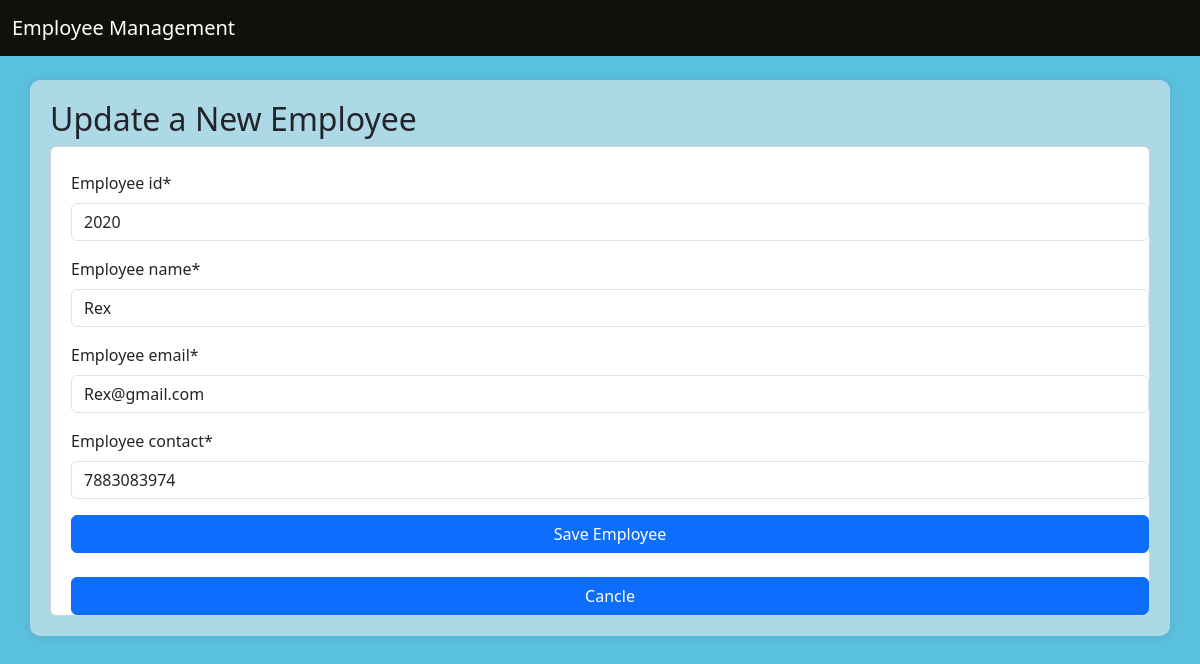
The page /update/15/ on the database its author committed.
### employee/models.py (models this page shows, shortened)
class Employee(models.Model):
    employee_id = models.CharField(max_length=20)
    employee_name = models.CharField(max_length=100)
    employee_email = models.CharField(max_length=80)
    employee_contact = models.CharField(max_length=20)

### employee/views.py (the view)
# urls.py: path('update/<int:pk>/',update_employee, name='update'),
def update_employee(request, pk):
    employee = Employee.objects.get(id=pk)
    if request.method == 'POST':
        form = EmployeeForm(request.POST, instance=employee)
        if form.is_valid():
            form.save()
            return redirect('list')
    else:
        form = EmployeeForm(instance=employee)
    return render(request, 'update.html', {'form':form})

### employee/forms.py
class EmployeeForm(forms.ModelForm):
    class Meta:
        model = Employee
        fields = '__all__'

### templates/update.html (shortened to what this page needs)
{% extends "base.html" %}
{%block content%}
{% load crispy_forms_tags %}
<h2>Update a New Employee</h2>
<form method='POST' class='form-group card pt-4' style='padding-left:20px'>
    {{form | crispy}}
    <button type="submit" class="btn btn-primary">Save Employee</button><br/>
    <a href={%url 'list'%} class="btn btn-primary">Cancle</a>
</form>
{%endblock%}

### templates/base.html (style rules this page uses)
body { background-color:rgb(89, 192, 221); }

### rows shown on the page
Employee: employee_id "2020", employee_name "Rex", employee_email "Rex@gmail.com", employee_contact "7883083974"
